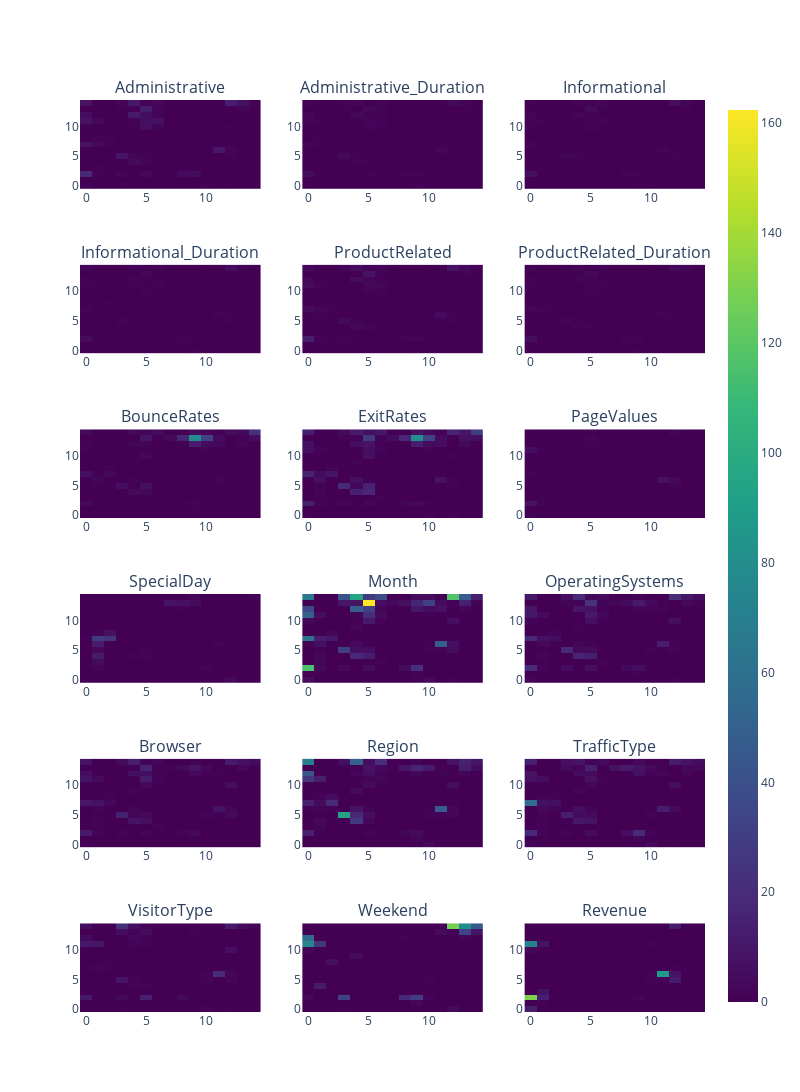

Notebook code cell kept with this figure:
### Markdown cell above
It seems that those sessions in which revenue was generated almost exclusively respond best to the weight vector at node (0,1).

This exercise is repeated for all features. Instead of adding 1 if the feature is 1, in this exercise the value of the feature for each observation (between 0 and 1) is added to the element at the position of the BMU. Because a shared colour scale can obscure detail, each response was saved in the folder `output\4_2`

### Code cell
# Set output filepath
save_featureresponses_path = 'output/4_2'
try_make_folder(save_featureresponses_path)

sp_rows = 6
sp_cols = 3

# Generate figure to visualise responses
fig = make_subplots(
    rows=6, cols=3,
    subplot_titles = features.columns)

# Iterate through features in parallel with rows and columns of figure
f=0
for r in range(1,sp_rows+1):
    for c in range(1,sp_cols+1):
        bmu_feature = np.zeros((15,15))
        """
        Iterate through list of best matching units. 
        Add the value of the given feature (features.colnames[f]) to the BMU count matrix
        at the position of the BMU for each test vector.
        """
        for i, (x,y) in enumerate(bmu):
            bmu_feature[x][y] += testing_data[i][f]
        record_response(bmu_feature, save_featureresponses_path + f'/{features.columns[f]}.png', reverse_colourscale=False)
        fig.add_trace(go.Heatmap(z=bmu_feature, colorscale='Viridis', coloraxis = "coloraxis"),
                         row=r, col=c)
        f+=1

# Display results
fig.update_layout(
    height=1600,
    width=800,
    showlegend=False,
    coloraxis = {'colorscale':'viridis'})
fig.show()

### Figure 1 — Plotly figure (JSON) as saved in the notebook; plotly's stock layout.template omitted (floating-point values rounded to 4 significant figures; data arrays with more than 128 entries replaced by an {"elided": "..."} marker saying what was removed)
{"data": [{"coloraxis": "coloraxis", "colorscale": [[0, "#440154"], [0.1111, "#482878"], [0.2222, "#3e4989"], [0.3333, "#31688e"], [0.4444, "#26828e"], [0.5556, "#1f9e89"], [0.6667, "#35b779"], [0.7778, "#6ece58"], [0.8889, "#b5de2b"], [1, "#fde725"]], "type": "heatmap", "xaxis": "x", "yaxis": "y", "z": {"elided": "15x15 float values"}}, {"coloraxis": "coloraxis", "colorscale": [[0, "#440154"], [0.1111, "#482878"], [0.2222, "#3e4989"], [0.3333, "#31688e"], [0.4444, "#26828e"], [0.5556, "#1f9e89"], [0.6667, "#35b779"], [0.7778, "#6ece58"], [0.8889, "#b5de2b"], [1, "#fde725"]], "type": "heatmap", "xaxis": "x2", "yaxis": "y2", "z": {"elided": "15x15 float values"}}, {"coloraxis": "coloraxis", "colorscale": [[0, "#440154"], [0.1111, "#482878"], [0.2222, "#3e4989"], [0.3333, "#31688e"], [0.4444, "#26828e"], [0.5556, "#1f9e89"], [0.6667, "#35b779"], [0.7778, "#6ece58"], [0.8889, "#b5de2b"], [1, "#fde725"]], "type": "heatmap", "xaxis": "x3", "yaxis": "y3", "z": {"elided": "15x15 float values"}}, {"coloraxis": "coloraxis", "colorscale": [[0, "#440154"], [0.1111, "#482878"], [0.2222, "#3e4989"], [0.3333, "#31688e"], [0.4444, "#26828e"], [0.5556, "#1f9e89"], [0.6667, "#35b779"], [0.7778, "#6ece58"], [0.8889, "#b5de2b"], [1, "#fde725"]], "type": "heatmap", "xaxis": "x4", "yaxis": "y4", "z": {"elided": "15x15 float values"}}, {"coloraxis": "coloraxis", "colorscale": [[0, "#440154"], [0.1111, "#482878"], [0.2222, "#3e4989"], [0.3333, "#31688e"], [0.4444, "#26828e"], [0.5556, "#1f9e89"], [0.6667, "#35b779"], [0.7778, "#6ece58"], [0.8889, "#b5de2b"], [1, "#fde725"]], "type": "heatmap", "xaxis": "x5", "yaxis": "y5", "z": {"elided": "15x15 float values"}}, {"coloraxis": "coloraxis", "colorscale": [[0, "#440154"], [0.1111, "#482878"], [0.2222, "#3e4989"], [0.3333, "#31688e"], [0.4444, "#26828e"], [0.5556, "#1f9e89"], [0.6667, "#35b779"], [0.7778, "#6ece58"], [0.8889, "#b5de2b"], [1, "#fde725"]], "type": "heatmap", "xaxis": "x6", "yaxis": "y6", "z": {"elided": "15x15 float values"}}, {"coloraxis": "coloraxis", "colorscale": [[0, "#440154"], [0.1111, "#482878"], [0.2222, "#3e4989"], [0.3333, "#31688e"], [0.4444, "#26828e"], [0.5556, "#1f9e89"], [0.6667, "#35b779"], [0.7778, "#6ece58"], [0.8889, "#b5de2b"], [1, "#fde725"]], "type": "heatmap", "xaxis": "x7", "yaxis": "y7", "z": {"elided": "15x15 float values"}}, {"coloraxis": "coloraxis", "colorscale": [[0, "#440154"], [0.1111, "#482878"], [0.2222, "#3e4989"], [0.3333, "#31688e"], [0.4444, "#26828e"], [0.5556, "#1f9e89"], [0.6667, "#35b779"], [0.7778, "#6ece58"], [0.8889, "#b5de2b"], [1, "#fde725"]], "type": "heatmap", "xaxis": "x8", "yaxis": "y8", "z": {"elided": "15x15 float values"}}, {"coloraxis": "coloraxis", "colorscale": [[0, "#440154"], [0.1111, "#482878"], [0.2222, "#3e4989"], [0.3333, "#31688e"], [0.4444, "#26828e"], [0.5556, "#1f9e89"], [0.6667, "#35b779"], [0.7778, "#6ece58"], [0.8889, "#b5de2b"], [1, "#fde725"]], "type": "heatmap", "xaxis": "x9", "yaxis": "y9", "z": {"elided": "15x15 float values"}}, {"coloraxis": "coloraxis", "colorscale": [[0, "#440154"], [0.1111, "#482878"], [0.2222, "#3e4989"], [0.3333, "#31688e"], [0.4444, "#26828e"], [0.5556, "#1f9e89"], [0.6667, "#35b779"], [0.7778, "#6ece58"], [0.8889, "#b5de2b"], [1, "#fde725"]], "type": "heatmap", "xaxis": "x10", "yaxis": "y10", "z": {"elided": "15x15 float values"}}, {"coloraxis": "coloraxis", "colorscale": [[0, "#440154"], [0.1111, "#482878"], [0.2222, "#3e4989"], [0.3333, "#31688e"], [0.4444, "#26828e"], [0.5556, "#1f9e89"], [0.6667, "#35b779"], [0.7778, "#6ece58"], [0.8889, "#b5de2b"], [1, "#fde725"]], "type": "heatmap", "xaxis": "x11", "yaxis": "y11", "z": {"elided": "15x15 float values"}}, {"coloraxis": "coloraxis", "colorscale": [[0, "#440154"], [0.1111, "#482878"], [0.2222, "#3e4989"], [0.3333, "#31688e"], [0.4444, "#26828e"], [0.5556, "#1f9e89"], [0.6667, "#35b779"], [0.7778, "#6ece58"], [0.8889, "#b5de2b"], [1, "#fde725"]], "type": "heatmap", "xaxis": "x12", "yaxis": "y12", "z": {"elided": "15x15 float values"}}, {"coloraxis": "coloraxis", "colorscale": [[0, "#440154"], [0.1111, "#482878"], [0.2222, "#3e4989"], [0.3333, "#31688e"], [0.4444, "#26828e"], [0.5556, "#1f9e89"], [0.6667, "#35b779"], [0.7778, "#6ece58"], [0.8889, "#b5de2b"], [1, "#fde725"]], "type": "heatmap", "xaxis": "x13", "yaxis": "y13", "z": {"elided": "15x15 float values"}}, {"coloraxis": "coloraxis", "colorscale": [[0, "#440154"], [0.1111, "#482878"], [0.2222, "#3e4989"], [0.3333, "#31688e"], [0.4444, "#26828e"], [0.5556, "#1f9e89"], [0.6667, "#35b779"], [0.7778, "#6ece58"], [0.8889, "#b5de2b"], [1, "#fde725"]], "type": "heatmap", "xaxis": "x14", "yaxis": "y14", "z": {"elided": "15x15 float values"}}, {"coloraxis": "coloraxis", "colorscale": [[0, "#440154"], [0.1111, "#482878"], [0.2222, "#3e4989"], [0.3333, "#31688e"], [0.4444, "#26828e"], [0.5556, "#1f9e89"], [0.6667, "#35b779"], [0.7778, "#6ece58"], [0.8889, "#b5de2b"], [1, "#fde725"]], "type": "heatmap", "xaxis": "x15", "yaxis": "y15", "z": {"elided": "15x15 float values"}}, {"coloraxis": "coloraxis", "colorscale": [[0, "#440154"], [0.1111, "#482878"], [0.2222, "#3e4989"], [0.3333, "#31688e"], [0.4444, "#26828e"], [0.5556, "#1f9e89"], [0.6667, "#35b779"], [0.7778, "#6ece58"], [0.8889, "#b5de2b"], [1, "#fde725"]], "type": "heatmap", "xaxis": "x16", "yaxis": "y16", "z": {"elided": "15x15 float values"}}, {"coloraxis": "coloraxis", "colorscale": [[0, "#440154"], [0.1111, "#482878"], [0.2222, "#3e4989"], [0.3333, "#31688e"], [0.4444, "#26828e"], [0.5556, "#1f9e89"], [0.6667, "#35b779"], [0.7778, "#6ece58"], [0.8889, "#b5de2b"], [1, "#fde725"]], "type": "heatmap", "xaxis": "x17", "yaxis": "y17", "z": {"elided": "15x15 int values"}}, {"coloraxis": "coloraxis", "colorscale": [[0, "#440154"], [0.1111, "#482878"], [0.2222, "#3e4989"], [0.3333, "#31688e"], [0.4444, "#26828e"], [0.5556, "#1f9e89"], [0.6667, "#35b779"], [0.7778, "#6ece58"], [0.8889, "#b5de2b"], [1, "#fde725"]], "type": "heatmap", "xaxis": "x18", "yaxis": "y18", "z": {"elided": "15x15 int values"}}], "layout": {"annotations": [{"font": {"size": 16}, "showarrow": false, "text": "Administrative", "x": 0.1444, "xanchor": "center", "xref": "paper", "y": 1.0, "yanchor": "bottom", "yref": "paper"}, {"font": {"size": 16}, "showarrow": false, "text": "Administrative_Duration", "x": 0.5, "xanchor": "center", "xref": "paper", "y": 1.0, "yanchor": "bottom", "yref": "paper"}, {"font": {"size": 16}, "showarrow": false, "text": "Informational", "x": 0.8556, "xanchor": "center", "xref": "paper", "y": 1.0, "yanchor": "bottom", "yref": "paper"}, {"font": {"size": 16}, "showarrow": false, "text": "Informational_Duration", "x": 0.1444, "xanchor": "center", "xref": "paper", "y": 0.8194, "yanchor": "bottom", "yref": "paper"}, {"font": {"size": 16}, "showarrow": false, "text": "ProductRelated", "x": 0.5, "xanchor": "center", "xref": "paper", "y": 0.8194, "yanchor": "bottom", "yref": "paper"}, {"font": {"size": 16}, "showarrow": false, "text": "ProductRelated_Duration", "x": 0.8556, "xanchor": "center", "xref": "paper", "y": 0.8194, "yanchor": "bottom", "yref": "paper"}, {"font": {"size": 16}, "showarrow": false, "text": "BounceRates", "x": 0.1444, "xanchor": "center", "xref": "paper", "y": 0.6389, "yanchor": "bottom", "yref": "paper"}, {"font": {"size": 16}, "showarrow": false, "text": "ExitRates", "x": 0.5, "xanchor": "center", "xref": "paper", "y": 0.6389, "yanchor": "bottom", "yref": "paper"}, {"font": {"size": 16}, "showarrow": false, "text": "PageValues", "x": 0.8556, "xanchor": "center", "xref": "paper", "y": 0.6389, "yanchor": "bottom", "yref": "paper"}, {"font": {"size": 16}, "showarrow": false, "text": "SpecialDay", "x": 0.1444, "xanchor": "center", "xref": "paper", "y": 0.4583, "yanchor": "bottom", "yref": "paper"}, {"font": {"size": 16}, "showarrow": false, "text": "Month", "x": 0.5, "xanchor": "center", "xref": "paper", "y": 0.4583, "yanchor": "bottom", "yref": "paper"}, {"font": {"size": 16}, "showarrow": false, "text": "OperatingSystems", "x": 0.8556, "xanchor": "center", "xref": "paper", "y": 0.4583, "yanchor": "bottom", "yref": "paper"}, {"font": {"size": 16}, "showarrow": false, "text": "Browser", "x": 0.1444, "xanchor": "center", "xref": "paper", "y": 0.2778, "yanchor": "bottom", "yref": "paper"}, {"font": {"size": 16}, "showarrow": false, "text": "Region", "x": 0.5, "xanchor": "center", "xref": "paper", "y": 0.2778, "yanchor": "bottom", "yref": "paper"}, {"font": {"size": 16}, "showarrow": false, "text": "TrafficType", "x": 0.8556, "xanchor": "center", "xref": "paper", "y": 0.2778, "yanchor": "bottom", "yref": "paper"}, {"font": {"size": 16}, "showarrow": false, "text": "VisitorType", "x": 0.1444, "xanchor": "center", "xref": "paper", "y": 0.09722, "yanchor": "bottom", "yref": "paper"}, {"font": {"size": 16}, "showarrow": false, "text": "Weekend", "x": 0.5, "xanchor": "center", "xref": "paper", "y": 0.09722, "yanchor": "bottom", "yref": "paper"}, {"font": {"size": 16}, "showarrow": false, "text": "Revenue", "x": 0.8556, "xanchor": "center", "xref": "paper", "y": 0.09722, "yanchor": "bottom", "yref": "paper"}], "coloraxis": {"colorscale": [[0, "#440154"], [0.1111, "#482878"], [0.2222, "#3e4989"], [0.3333, "#31688e"], [0.4444, "#26828e"], [0.5556, "#1f9e89"], [0.6667, "#35b779"], [0.7778, "#6ece58"], [0.8889, "#b5de2b"], [1, "#fde725"]]}, "height": 1600, "showlegend": false, "width": 800, "xaxis": {"anchor": "y", "domain": [0, 0.2889]}, "xaxis10": {"anchor": "y10", "domain": [0, 0.2889]}, "xaxis11": {"anchor": "y11", "domain": [0.3556, 0.6444]}, "xaxis12": {"anchor": "y12", "domain": [0.7111, 1]}, "xaxis13": {"anchor": "y13", "domain": [0, 0.2889]}, "xaxis14": {"anchor": "y14", "domain": [0.3556, 0.6444]}, "xaxis15": {"anchor": "y15", "domain": [0.7111, 1]}, "xaxis16": {"anchor": "y16", "domain": [0, 0.2889]}, "xaxis17": {"anchor": "y17", "domain": [0.3556, 0.6444]}, "xaxis18": {"anchor": "y18", "domain": [0.7111, 1]}, "xaxis2": {"anchor": "y2", "domain": [0.3556, 0.6444]}, "xaxis3": {"anchor": "y3", "domain": [0.7111, 1]}, "xaxis4": {"anchor": "y4", "domain": [0, 0.2889]}, "xaxis5": {"anchor": "y5", "domain": [0.3556, 0.6444]}, "xaxis6": {"anchor": "y6", "domain": [0.7111, 1]}, "xaxis7": {"anchor": "y7", "domain": [0, 0.2889]}, "xaxis8": {"anchor": "y8", "domain": [0.3556, 0.6444]}, "xaxis9": {"anchor": "y9", "domain": [0.7111, 1]}, "yaxis": {"anchor": "x", "domain": [0.9028, 1.0]}, "yaxis10": {"anchor": "x10", "domain": [0.3611, 0.4583]}, "yaxis11": {"anchor": "x11", "domain": [0.3611, 0.4583]}, "yaxis12": {"anchor": "x12", "domain": [0.3611, 0.4583]}, "yaxis13": {"anchor": "x13", "domain": [0.1806, 0.2778]}, "yaxis14": {"anchor": "x14", "domain": [0.1806, 0.2778]}, "yaxis15": {"anchor": "x15", "domain": [0.1806, 0.2778]}, "yaxis16": {"anchor": "x16", "domain": [0, 0.09722]}, "yaxis17": {"anchor": "x17", "domain": [0, 0.09722]}, "yaxis18": {"anchor": "x18", "domain": [0, 0.09722]}, "yaxis2": {"anchor": "x2", "domain": [0.9028, 1.0]}, "yaxis3": {"anchor": "x3", "domain": [0.9028, 1.0]}, "yaxis4": {"anchor": "x4", "domain": [0.7222, 0.8194]}, "yaxis5": {"anchor": "x5", "domain": [0.7222, 0.8194]}, "yaxis6": {"anchor": "x6", "domain": [0.7222, 0.8194]}, "yaxis7": {"anchor": "x7", "domain": [0.5417, 0.6389]}, "yaxis8": {"anchor": "x8", "domain": [0.5417, 0.6389]}, "yaxis9": {"anchor": "x9", "domain": [0.5417, 0.6389]}}}
